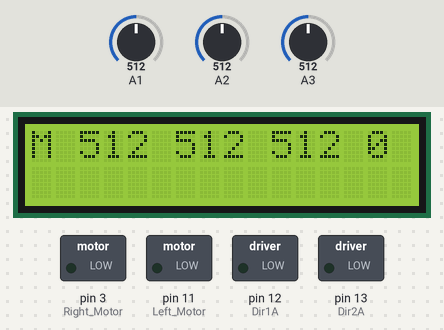
The sketch below on a simulated Arduino Uno, built with avr-gcc and run on an emulated ATmega328P. Shown: 16×2 character LCD, switched loads named in the sketch (green lamp = pin HIGH). Inputs (shaded band) come from the test bench; at power-on: A1 = 512, A2 = 512, A3 = 512. What the sketch prints to the serial monitor is not drawn.

Above: at 1.2 s.
1.3 s: A1 set to 716
At 1.8 s:
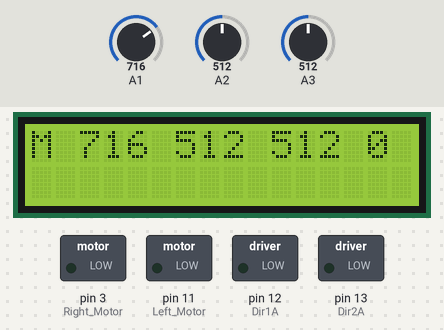
2.8 s: A2 set to 716
At 4.0 s:
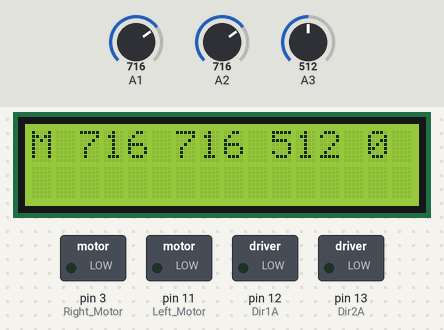
4.3 s: A3 set to 531
At 12.2 s:
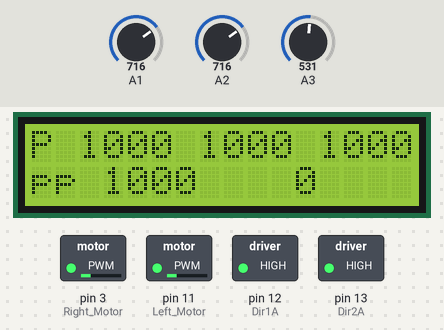
Timing chart, 0 to 13.3 s (numbered marks = the images above; inputs shaded):
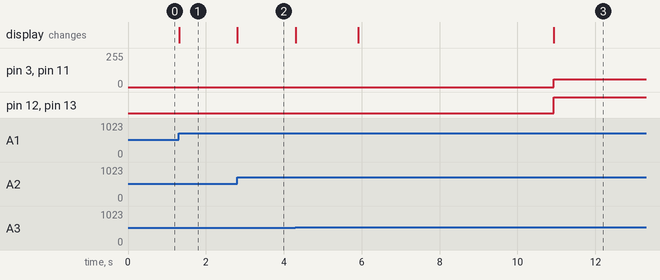

Measured:
- the behaviour switches between 519 and 520 on A3 (found by bisection; images 2 and 3)
- after the input at 1.3 s, the display: changes at once (image 1)
- after the input at 2.8 s, the display: changes at once (image 2)
- after the input at 4.3 s, pin 3 (Right_Motor), pin 11 (Left_Motor): 0/255 → 60/255 after 6.6 s; pin 12 (Dir1A), pin 13 (Dir2A): LOW → HIGH after 6.6 s; the display: first changes at once (image 3 shows a later state)

The sketch:

LineFollowingRobot.ino
```cpp
/*
  IR Sensor test (for line follower)


 */


// motor configuration
// Given these motor pins, it is important NOT to use
// analog input 0, as it gets fouled by the DIR output
// pins somehow...
#define VEL 60 // 65 followed the line! 70 did too V=65/gd=10  V=70/gd=10 (V=80/g=8 does not work-- timing loop is too slow...)
// So, I think we need to speed up the analog2digital conversion rate -- the
// 60/gd10 wobbled a lot.
// 60/gd20 missed the line so did 12
// 60 / 8 -- ?
#define PGain_DIV 8
#define IGain_DIV 10000
#define DGain_DIV(a) ((a * 3) >> 1)

const int Dir1A = 12;

const int Left_Motor = 11;
const int Dir2A = 13;

const int Right_Motor = 3;

// do this for debug...
#include <LiquidCrystal.h>

#define NUM_SENSORS 3
#define HIST_SIZE 256
#define HIST_LIM (HIST_SIZE - 1)

char needs_calibration;

LiquidCrystal lcd(8,9,4,5,6,7);
static FILE lcdout = {
  0};

class Sensor {
public:
  Sensor() {
    clearHist();
    ch = -1;
    sense_range = 0;
  }

  void init(int analog_chan) {
    ch = analog_chan;
    sense_range = 0;
  }

  void collectCalInfo() {
    // readings are 10 bits...
    hist[(cur_reading >> 2) & 0xff]++;
  }

  bool completeCal() {
    int i;
    int top_peak = 0;
    int top_idx = 0;
    int bot_peak = 0;
    int bot_idx = 0;
    int found_top = 0;
    int found_bot = 0;

    for(i = 0; i < HIST_SIZE; i++) {
      if(found_top == 0) {
        // look for top value
        if(hist[HIST_LIM - i] > top_peak) {
          top_peak = hist[HIST_LIM - i];
          top_idx = HIST_LIM - i;
        }
        else if(hist[HIST_LIM - i] < (top_peak >> 2)) {
          found_top = 1;
        }
      }

      if(found_bot == 0) {
        // look for bottom value
        if(hist[i] > bot_peak) {
          bot_peak = hist[i];
          bot_idx = i;
        }
        else if(hist[i] < (bot_peak >> 2)) {
          found_bot = 1;
        }
      }
    }
    Serial.print("FT,FB,TI,TP  ");
    Serial.print(found_top); Serial.print(" ");
    Serial.print(found_bot); Serial.print(" ");
    Serial.print(top_idx); Serial.print(" ");
    Serial.println(top_peak);

    if(found_top && found_bot) {
      sense_low = (bot_idx << 2);
      sense_range = (top_idx - bot_idx) << 2;
    }

    for(i = 0; i < HIST_SIZE; i++) hist[i] = 0;

    return true;
  }

  bool calOK() {
    return (sense_range > 10);
  }

  long getVal() {
    long v = (signed long) cur_reading;
    v = (v - sense_low) * 1000;
    v = v / sense_range;
    if(v < 0) return 0;
    else if(v > 1000) return 1000;
    else return v;
  }

  unsigned int read() {
    cur_reading = analogRead(ch);
    return cur_reading;
  }

private:
  void clearHist() {
    int i;
    for(i = 0; i < HIST_SIZE; i++) hist[i] = 0;
  }
public:
  int ch;
  unsigned int hist[HIST_SIZE];
  unsigned int cur_reading;
  unsigned int sense_range;
  unsigned int sense_low;
};

template < int NumSensors > class SensorArray {
public:
  SensorArray(int * ad_ids) {
    int i;
    for(i = 0; i < NumSensors; i++) sensors[i].init(ad_ids[i]);
    last_position = 2000;
    cal_step_count = 0;
  }

  void scanSensors() {
    int i;
    for(i = 0; i < NumSensors; i++) sensors[i].read();
  }

  void collectCalInfo() {
    int i;
    for(i = 0; i < NumSensors; i++) {
      sensors[i].collectCalInfo();
    }
    cal_step_count++;
    if(cal_step_count >= 256) {
      completeCal();
    }
  }

  bool completeCal() {
    int i;
    for(i = 0; i < NumSensors; i++) {
      sensors[i].completeCal();
      Serial.print(i); Serial.print(" "); Serial.print(sensors[i].sense_low); Serial.print(" "); Serial.println(sensors[i].sense_range);
    }
    cal_step_count = 0;
    return calOK();
  }

  bool calOK() {
    int i;
    bool flag = true;
    for(i = 0; i < NumSensors; i++) {
      if(sensors[i].calOK()) { Serial.print(i); Serial.println("OK"); }
      flag = flag && sensors[i].calOK();
    }
    return flag;
  }

  // returns a value in range 0..4000
  long calcPosition() {
    int i;
    long v = 0;
    long sum = 0;
    long wsum = 0;
    bool found_line = false;
    for(i = 0; i < NumSensors; i++) {
      v = sensors[i].getVal();
      if(v > 800) found_line = true;
      sum += v;
      wsum += i * 1000 * v;
    }

    lcd.setCursor(0,0);
    fprintf(&lcdout, "P %4ld %4ld %4ld", sensors[0].getVal(), sensors[1].getVal(), sensors[2].getVal());

    if(!found_line) {
      if(last_position < 100) {
        return 0;
      }
      else if(last_position > ((NumSensors - 1) * 1000 - 100)){
        return (NumSensors - 1) * 1000;
      }
      else {
        return last_position;
      }
    }
    else {
      last_position = wsum / sum;
      return last_position;
    }
  }

  Sensor sensors[NumSensors];
  long last_position;
  int cal_step_count;
};

#define Rbase 10.0
#define Rup 100.0
#define Rdown  75.0
#define Rleft  51.0
#define Rright 39.0
#define Rselect  15.0

#define B_UP 1
#define B_DOWN 2
#define B_LEFT 4
#define B_RIGHT 8
#define B_SEL 16

int sensor_ads[] = {
  A1, A2, A3};
SensorArray<3> sensors(sensor_ads);

//
// This is a bit elaborate, but the code here
// generates a lookup table for A/D readings from the
// LCD button matrix output.  The table contains the
// expected A/D output for each of the 32 possible
// combinations of keypress.
//
// This code was inspired by the example code at
// http://linksprite.com/wiki/index.php5?title=16_X_2_LCD_Keypad_Shield_for_Arduino_V2
// but substantially reorganized to provide a more useful output from
// getKey().
//

int KeyTable[32];

void generateKeyTable(int vcc,int* array)
{
  float resistor;

  int i;
  array[0] = vcc;
  for(i = 1; i < 32; i++) {
    float rt = 0.0;
    float rb = 0.0;
    rb = Rbase;
    if(i & B_UP) rt += 1.0 / Rup;
    if(i & B_DOWN) rt += 1.0 / Rdown;
    if(i & B_LEFT) rt += 1.0 / Rleft;
    if(i & B_RIGHT) rt += 1.0 / Rright;
    if(i & B_SEL) rt += 1.0 / Rselect;

    if(rt != 0.0) rt = 1.0 / rt;

    resistor = vcc * rt / (rb + rt);
    array[i] = (int) resistor;
  }

}

//
// Using the table generated by GenerateKeyTable, find
// the entry whose value is closest to the output of the A/D
// converter.   If this entry is X, then
// UP    was pressed if bit 0 of X is set
// DOWN  was pressed if bit 1 of X is set
// LEFT  was pressed if bit 2 of X is set
// RIGHT was pressed if bit 3 of X is set
// SEL   was pressed if bit 4 of X is set.
//
unsigned char getKey(int value)
{
  char tmpChar;
  unsigned int Rst;

  // find the nearest

    unsigned char res = 0;
  unsigned int nearest = 1023;
  int i;
  for(i = 0; i < 32; i++) {
    int diff;
    if(value > KeyTable[i]) diff = value - KeyTable[i];
    else diff = KeyTable[i] - value;

    if(diff < nearest) {
      res = i;
      nearest = diff;
    }
  }

  return (unsigned char) res;
}

// helper routine for formatted LCD output
static int lcd_putchar(char ch, FILE*stream)
{
  lcd.write(ch);
  return(0);
}

int integral;
int last_proportional;

void setup()
{
  // start serial port at 9600 bps:
  Serial.begin(9600);

  Serial.print("Starting up... ");
  Serial.println("");

  generateKeyTable(analogRead(A0), KeyTable);

  lcd.begin(16,2);
  lcd.print("Hello");
  // setup formatted IO for the LCD and serial streams.
  fdev_setup_stream(&lcdout, lcd_putchar, NULL, _FDEV_SETUP_WRITE);

  pinMode(Dir1A, OUTPUT);

  pinMode(Dir2A, OUTPUT);


  pinMode(Left_Motor, OUTPUT);
  pinMode(Right_Motor, OUTPUT);

  needs_calibration = 1;

  // set PWM rate to 4kHz or so.
  TCCR2B = (TCCR2B & 0xF8) | 2;
  // whould ou believe 122 Hz
  TCCR2B = (TCCR2B & 0xF8) | 6; // 122 is good, is 30 better?

  motorsStop();
  analogWrite(Left_Motor, 0);
  analogWrite(Right_Motor, 0);

  integral = 0;
  last_proportional = 0;

}

float last_err = 0.0;
void motorsForward()
{

  digitalWrite(Dir1A, HIGH);
  digitalWrite(Dir2A, HIGH);

}

void motorsStop()
{
  digitalWrite(Dir1A, LOW);
  digitalWrite(Dir2A, LOW);
}

long err;

void handle_keys()
{
#if 0
  unsigned char key = getKey(analogRead(A0));
  if(key != 0) {
    if((key & B_UP) != 0) {
      Kp += 10;
    }
    else if((key & B_DOWN) != 0) {
      Kp -= 10;
    }
    else if((key & B_LEFT) != 0) {
      Kp += 100;
    }
    else if((key & B_RIGHT) != 0) {
      Kp -= 100;
    }
    lcd.setCursor(0,0);
    long iKp = (long) Kp;
    fprintf(&lcdout, "Kp = %ld ", iKp);
    delay(1000);
  }
#endif
}

void chase_line()
{
  // lifted from 3pi linefollower code.
  long pos = sensors.calcPosition();
  int proportional = ((int) pos) - 1000;
  int derivative = proportional - last_proportional;
  integral += proportional;
  last_proportional = proportional;
  int power_difference;
  //power_difference = proportional / 8 + integral / 10000 + derivative * 3 / 2;
  power_difference = proportional / PGain_DIV + DGain_DIV(derivative) + integral / IGain_DIV;

  const int max = 40;
  if(power_difference > max) power_difference = max;
  if(power_difference < -max) power_difference = -max;
  lcd.setCursor(0,1);
  fprintf(&lcdout, "pp %4ld %4d", pos, power_difference);

  if(power_difference > 0) {
    analogWrite(Left_Motor, VEL);
    analogWrite(Right_Motor, VEL - power_difference);
  }
  else {
    analogWrite(Left_Motor, VEL + power_difference);
    analogWrite(Right_Motor, VEL);
  }
}

void loop()
{
  handle_keys();

  sensors.scanSensors();

  if(!needs_calibration || sensors.calOK()) {
    if(needs_calibration) {
      delay(5000);
    }
    chase_line();
    needs_calibration = 0;
    motorsForward();
  }
  else {
    sensors.collectCalInfo();
    lcd.setCursor(0,0);
    int v = (sensors.sensors[2].calOK() ? 4 : 0) + (sensors.sensors[1].calOK() ? 2 : 0) + (sensors.sensors[0].calOK() ? 1 : 0);
    fprintf(&lcdout, "M%4d%4d%4d %d", sensors.sensors[0].cur_reading, sensors.sensors[1].cur_reading, sensors.sensors[2].cur_reading, v);
    delay(20);
  }

}
```
